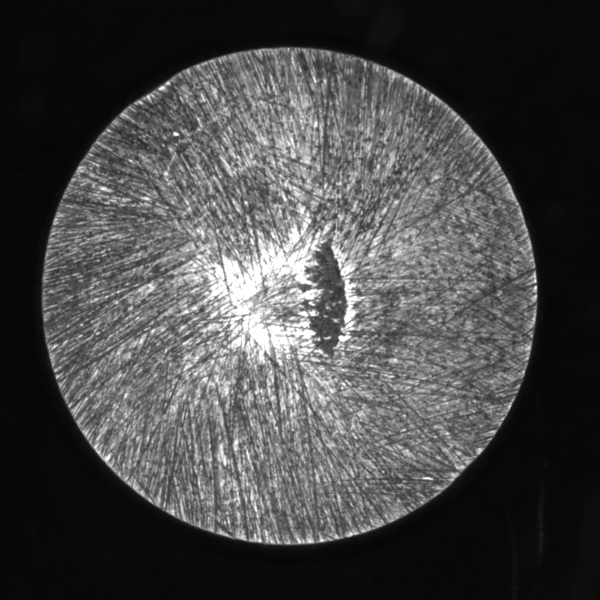
//> input picture data/1.bmp, 1200 x 1200 px (shown at 1/2 size)
$ ./func   (built with g++ and OpenCV 4)
//> lines starting //> are read from the running program, lines starting //| are printed output that depends on the picture
#include <opencv2/opencv.hpp>

int flaw_detect();
int clahe();

// [57 lines left out: functions main, clahe, not called in this run]
int flaw_detect() {
// Read the image
    cv::Mat img = cv::imread("/home/crrcdt123/Downloads/1.bmp");
//> img is the input picture: 1200 rows x 1200 cols, CV_8UC3; min 4, max 255, mean 71.7

    if (img.empty()) {
        std::cerr << "Error: Could not read the image." << std::endl;
        return -1;
    }

    // Display the original image
    cv::imshow("src", img);

    // Convert the image to grayscale
    cv::Mat gray;
    cv::cvtColor(img, gray, cv::COLOR_BGR2GRAY);

    // Apply median blur with kernel size 201
    cv::Mat mean;
    cv::medianBlur(gray, mean, 201);
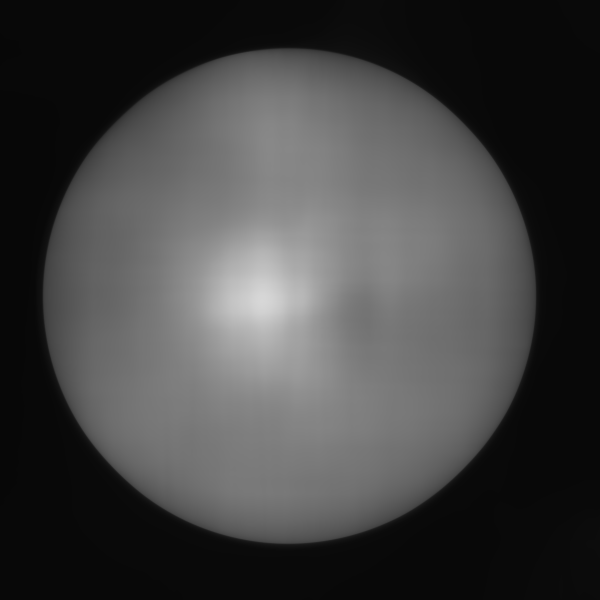
//> mean: 1200 rows x 1200 cols, CV_8UC1 (shown at 1/2 size); min 7, max 215, mean 65.8

    // Display the mean image
    cv::imshow("mean", mean);

    // Compute the difference between the grayscale and mean images
    cv::Mat diff = gray - mean;
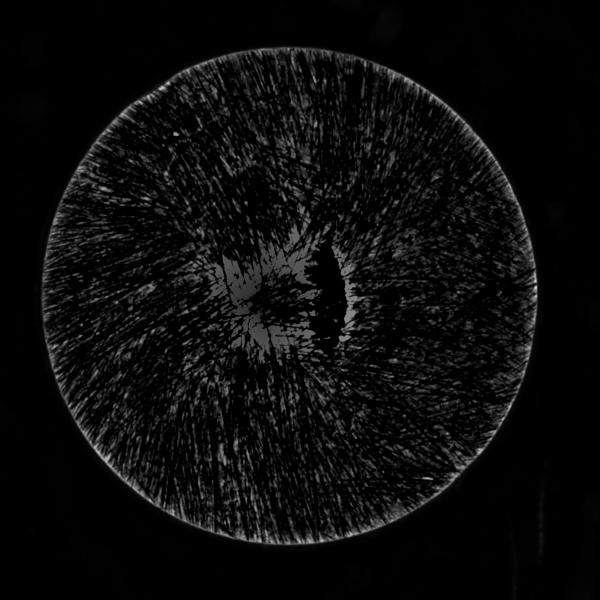
//> diff: 1200 rows x 1200 cols, CV_8UC1 (shown at 1/2 size); min 0, max 224, mean 11.2

    // Display the difference image
    cv::imshow("diff", diff);

    // Save the difference image
    // cv::imwrite("diff.jpg", diff);

    // Wait for a key press and close the windows
    cv::waitKey(0);
    cv::destroyAllWindows();
    return 0;
}

// added to run one function of the file
int main() { flaw_detect(); }
